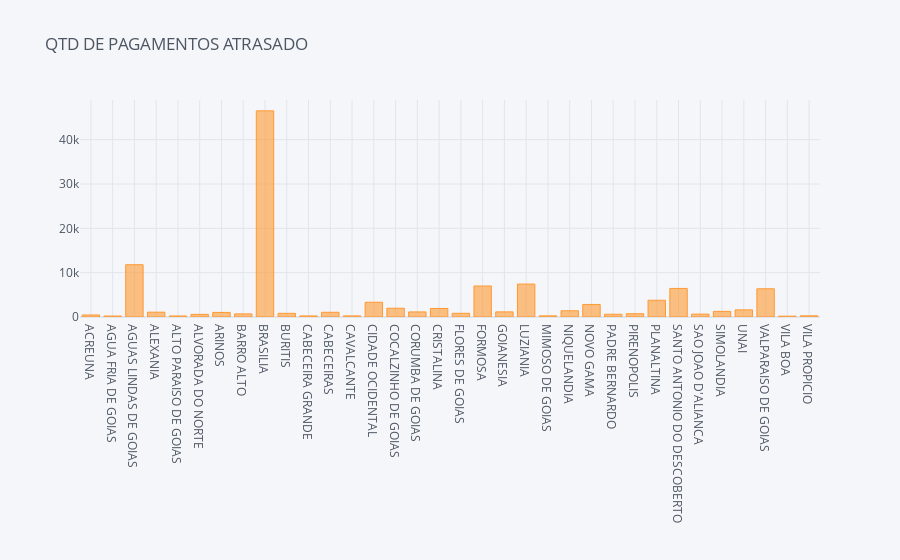

Notebook code for this chart:
### Code cell
df.iplot(kind='bar',x='NOME_MUNICIPIO',y='MES_COMPETENCIA', title='QTD DE PAGAMENTOS ATRASADO')

### Figure 1 — Plotly figure (JSON) as saved in the notebook; plotly's stock layout.template omitted (floating-point values rounded to 4 significant figures)
{"data": [{"marker": {"color": "rgba(255, 153, 51, 0.6)", "line": {"color": "rgba(255, 153, 51, 1.0)", "width": 1}}, "name": "MES_COMPETENCIA", "orientation": "v", "text": "", "type": "bar", "x": ["ACREUNA", "AGUA FRIA DE GOIAS", "AGUAS LINDAS DE GOIAS", "ALEXANIA", "ALTO PARAISO DE GOIAS", "ALVORADA DO NORTE", "ARINOS", "BARRO ALTO", "BRASILIA", "BURITIS", "CABECEIRA GRANDE", "CABECEIRAS", "CAVALCANTE", "CIDADE OCIDENTAL", "COCALZINHO DE GOIAS", "CORUMBA DE GOIAS", "CRISTALINA", "FLORES DE GOIAS", "FORMOSA", "GOIANESIA", "LUZIANIA", "MIMOSO DE GOIAS", "NIQUELANDIA", "NOVO GAMA", "PADRE BERNARDO", "PIRENOPOLIS", "PLANALTINA", "SANTO ANTONIO DO DESCOBERTO", "SAO JOAO D'ALIANCA", "SIMOLANDIA", "UNAI", "VALPARAISO DE GOIAS", "VILA BOA", "VILA PROPICIO"], "y": [457, 221, 11792, 1087, 232, 592, 1035, 697, 46504, 827, 241, 1062, 244, 3330, 1975, 1149, 1923, 838, 6992, 1153, 7434, 260, 1404, 2833, 621, 740, 3778, 6444, 645, 1267, 1609, 6369, 188, 261]}], "layout": {"legend": {"bgcolor": "#F5F6F9", "font": {"color": "#4D5663"}}, "paper_bgcolor": "#F5F6F9", "plot_bgcolor": "#F5F6F9", "title": {"font": {"color": "#4D5663"}, "text": "QTD DE PAGAMENTOS ATRASADO"}, "xaxis": {"gridcolor": "#E1E5ED", "showgrid": true, "tickfont": {"color": "#4D5663"}, "title": {"font": {"color": "#4D5663"}, "text": ""}, "zerolinecolor": "#E1E5ED"}, "yaxis": {"gridcolor": "#E1E5ED", "showgrid": true, "tickfont": {"color": "#4D5663"}, "title": {"font": {"color": "#4D5663"}, "text": ""}, "zerolinecolor": "#E1E5ED"}}}
